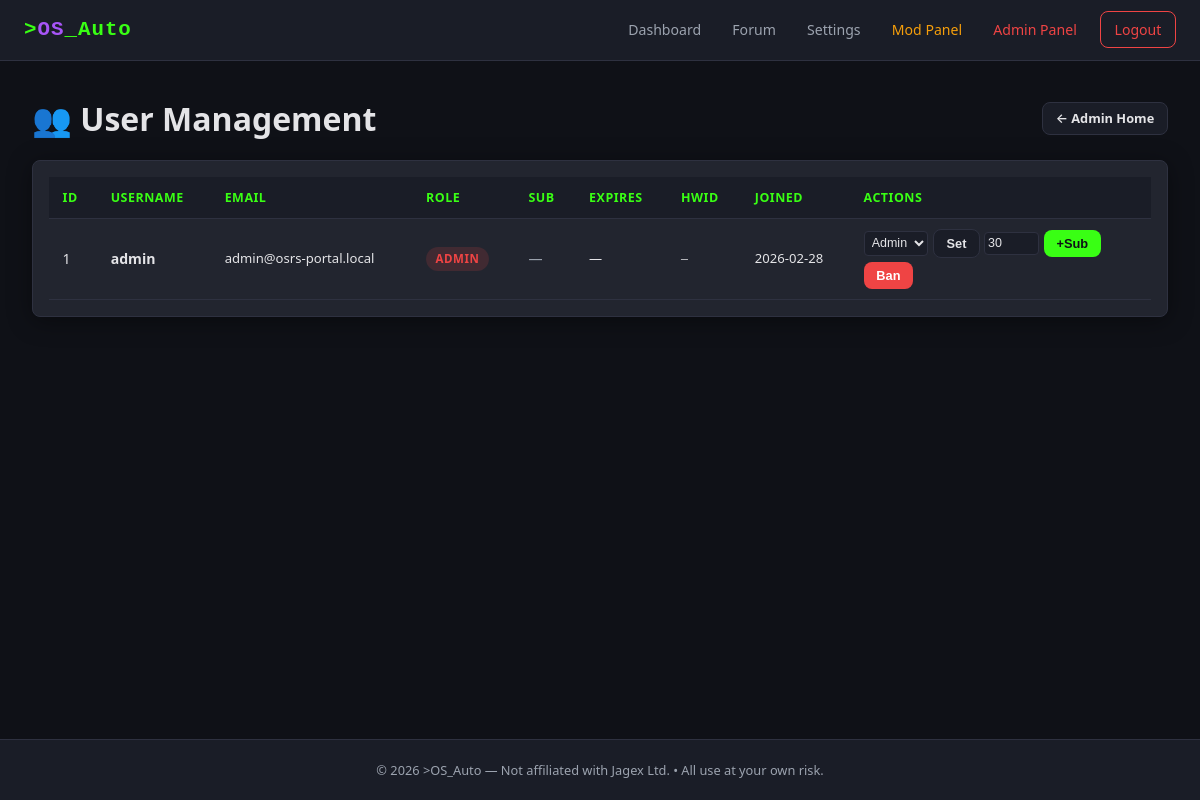
The page /admin/users.php (signed in) on the database its author committed.
### tables this page shows
CREATE TABLE `users` (
  `user_id`         INT UNSIGNED    NOT NULL AUTO_INCREMENT,
  `username`        VARCHAR(32)     NOT NULL,
  `email`           VARCHAR(255)    NOT NULL,
  `password_hash`   VARCHAR(255)    NOT NULL,
  `hwid`            VARCHAR(128)    DEFAULT NULL,
  `hwid_updated_at` DATETIME        DEFAULT NULL,
  `role`            ENUM('user','moderator','admin') NOT NULL DEFAULT 'user',
  `created_at`      DATETIME        NOT NULL DEFAULT CURRENT_TIMESTAMP,
  PRIMARY KEY (`user_id`),
  UNIQUE KEY `uq_username` (`username`),
  UNIQUE KEY `uq_email`    (`email`)
);

### includes/functions.php (called while the page is built, shortened)
<?php
function e(string $value): string
{
    return htmlspecialchars($value, ENT_QUOTES, 'UTF-8');
}

### admin/users.php (the view, shortened to what this page needs)
<?php
require_once __DIR__ . '/../includes/db.php';
require_once __DIR__ . '/../includes/functions.php';
$users = $pdo->query(
    'SELECT u.*,
            s.status AS sub_status,
            s.expires_at AS sub_expires
     FROM `users` u
     LEFT JOIN (
        SELECT user_id, status, expires_at
        FROM `subscriptions`
        WHERE sub_id IN (SELECT MAX(sub_id) FROM subscriptions GROUP BY user_id)
     ) s ON s.user_id = u.user_id
     ORDER BY u.user_id ASC'
)->fetchAll();
function subBadge(array $u): string {
    $ss = $u['sub_status'] ?? null;
    return '<span style="color:var(--text-secondary);">—</span>';
}
require_once __DIR__ . '/../includes/header.php';
?>
<div class="flex-between flex-between-mobile mb-1">
  <h1>👥 User Management</h1>
  <a href="/admin/index.php" class="btn btn-secondary btn-sm">&larr; Admin Home</a>
</div>
<div class="card desktop-only" style="padding:1rem;">
  <div class="table-wrap">
    <table>
      <thead>
        <tr>
          <th>ID</th><th>Username</th><th>Email</th><th>Role</th>
          <th>Sub</th><th>Expires</th><th>HWID</th><th>Joined</th>
          <th style="min-width:260px;">Actions</th>
        </tr>
      </thead>
      <tbody>
        <?php foreach ($users as $u): ?>
          <tr>
            <td><?= $u['user_id'] ?></td>
            <td><strong><?= e($u['username']) ?></strong></td>
            <td style="font-size:.82rem;"><?= e($u['email']) ?></td>
            <td>
              <span class="badge <?=
                $u['role']==='admin'?'badge-red':($u['role']==='moderator'?'badge-amber':'badge-blue')
              ?>"><?= e($u['role']) ?></span>
            </td>
            <td><?= subBadge($u) ?></td>
            <td style="font-size:.82rem;white-space:nowrap;"><?= e($u['sub_expires'] ?? '—') ?></td>
            <td style="font-family:var(--font-mono);font-size:.72rem;max-width:90px;
                        overflow:hidden;text-overflow:ellipsis;white-space:nowrap;"
                title="<?= e($u['hwid'] ?? '') ?>">
              <?= $u['hwid'] ? e(substr($u['hwid'],0,14)).'…' : '—' ?>
            </td>
            <td style="font-size:.82rem;white-space:nowrap;">
              <?= e(date('Y-m-d', strtotime($u['created_at']))) ?>
            </td>
            <td>
              <form method="POST" style="display:inline-flex;gap:.3rem;align-items:center;margin-bottom:.3rem;">
                <select name="new_role" style="padding:.2rem;font-size:.78rem;border-radius:4px;
                  border:1px solid var(--border-color);background:var(--bg-secondary);color:var(--text-primary);">
                  <option value="admin" <?= $u['role']==='admin'?'selected':'' ?>>Admin</option>
                </select>
                <button type="submit" class="btn btn-secondary btn-sm">Set</button>
              </form>
              <form method="POST" style="display:inline-flex;gap:.3rem;align-items:center;margin-bottom:.3rem;">
                <input type="number" name="days" value="30" min="1" max="365"
                       style="width:55px;padding:.2rem;font-size:.78rem;border-radius:4px;
                       border:1px solid var(--border-color);background:var(--bg-secondary);color:var(--text-primary);">
                <button type="submit" class="btn btn-primary btn-sm">+Sub</button>
              </form>
              <div style="display:flex;gap:.25rem;flex-wrap:wrap;">
                <form method="POST" style="display:inline;">
                  <?php if (($u['sub_status'] ?? '') === 'banned'): ?>
                    <input type="hidden" name="action" value="unban">
                    <button type="submit" class="btn btn-secondary btn-sm">Unban</button>
                  <?php else: ?>
                    <button type="submit" class="btn btn-danger btn-sm"
                            onclick="return confirm('Ban?');">Ban</button>
                  <?php endif; ?>
                </form>
              </div>
            </td>
          </tr>
        <?php endforeach; ?>
      </tbody>
    </table>
  </div>
</div>
<?php require_once __DIR__ . '/../includes/footer.php'; ?>

### includes/header.php (style rules this page uses)
*, *::before, *::after { box-sizing: border-box; margin: 0; padding: 0; }
:root { --bg-primary: #0f1117; --bg-secondary: #1a1d27; --bg-card: #22252f; --border-color: #2e3140; --text-primary: #e4e4e7; --text-secondary:#9ca3af; --accent-green: #39ff14; --accent-purple: #a855f7; --accent-red: #ef4444; --accent-amber: #f59e0b; --accent-blue: #3b82f6; --font-mono: 'Courier New', monospace; --font-main: 'Segoe UI', system-ui, -apple-system, sans-serif; --radius: 8px; --shadow: 0 4px 24px rgba(0,0,0,.4); --nav-height: 60px; }
html { overflow-x: hidden; -webkit-text-size-adjust: 100%; }
body { font-family: var(--font-main); background: var(--bg-primary); color: var(--text-primary); line-height: 1.6; min-height: 100vh; display: flex; flex-direction: column; overflow-x: hidden; max-width: 100vw; }
a { color: var(--accent-green); text-decoration: none; transition: color .2s; }
.card { background: var(--bg-card); border: 1px solid var(--border-color); border-radius: var(--radius); padding: 1.5rem; margin-bottom: 1.5rem; box-shadow: var(--shadow); overflow: hidden; }
.btn { display: inline-block; padding: .6rem 1.4rem; border: none; border-radius: var(--radius); font-size: .9rem; font-weight: 600; cursor: pointer; transition: opacity .2s, transform .1s; text-align: center; }
.btn-primary { background: var(--accent-green); color: #0f1117; }
.btn-danger { background: var(--accent-red); color: #fff; }
.btn-secondary { background: var(--bg-secondary); color: var(--text-primary); border: 1px solid var(--border-color); }
.btn-sm { padding: .35rem .8rem; font-size: .8rem; }
.table-wrap { width: 100%; overflow-x: auto; -webkit-overflow-scrolling: touch; max-width: 100%; }
table { width: 100%; border-collapse: collapse; }
th, td { text-align: left; padding: .65rem .85rem; border-bottom: 1px solid var(--border-color); font-size: .88rem; }
th { background: var(--bg-secondary); color: var(--accent-green); font-weight: 600; text-transform: uppercase; font-size: .78rem; letter-spacing: .5px; white-space: nowrap; }
.badge { display: inline-block; padding: .2rem .6rem; border-radius: 20px; font-size: .72rem; font-weight: 700; text-transform: uppercase; letter-spacing: .5px; }
.badge-red { background: rgba(239,68,68,.15); color: var(--accent-red); }
.mb-1 { margin-bottom: 1rem; }
.flex-between { display: flex; justify-content: space-between; align-items: center; flex-wrap: wrap; gap: .5rem; }
.desktop-only { display: block; }

### rows shown on the page
users: user_id "1", username "admin", email "admin@osrs-portal.local", role "ADMIN", sub_expires "—", created_at "2026-02-28", new_role "Admin"
